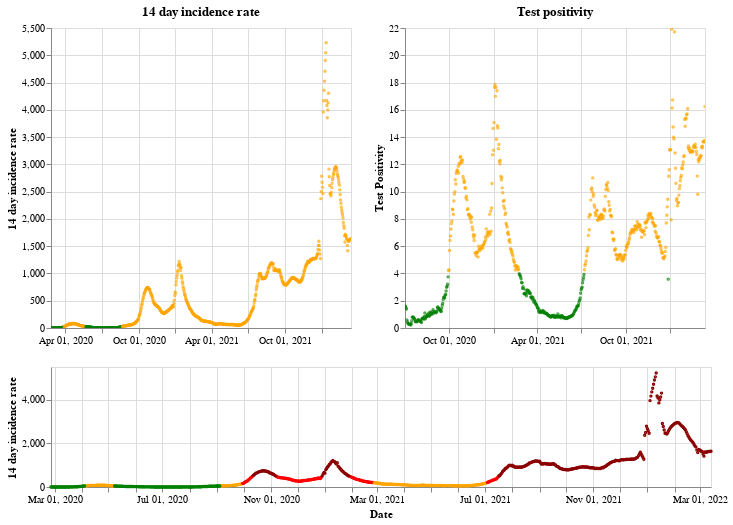

The code cell stored with this chart in its notebook:
### Markdown cell above
## Northern Ireland

### Code cell
plot_traffic_light('Northern Ireland')

### Figure 1 — Vega-Lite specification as saved in the notebook (floating-point values rounded to 4 significant figures; data arrays with more than 128 entries replaced by an {"elided": "..."} marker saying what was removed)
{"config": {"view": {"continuousWidth": 400, "continuousHeight": 300}}, "vconcat": [{"hconcat": [{"mark": {"type": "point", "size": 2}, "encoding": {"color": {"condition": {"value": "green", "test": "(datum.twoWeeklyCasesRate <= 25)"}, "value": "orange"}, "tooltip": [{"type": "nominal", "field": "areaName"}, {"type": "temporal", "field": "date"}, {"type": "quantitative", "field": "twoWeeklyCasesRate"}, {"type": "quantitative", "field": "testPositivity"}], "x": {"type": "temporal", "axis": {"title": ""}, "field": "date", "scale": {"domain": {"selection": "DateBrush"}}, "timeUnit": "yearmonthdate"}, "y": {"type": "quantitative", "axis": {"title": "14 day incidence rate"}, "field": "twoWeeklyCasesRate"}}, "title": "14 day incidence rate", "width": 300}, {"mark": {"type": "point", "size": 2}, "encoding": {"color": {"condition": {"value": "green", "test": "(datum.testPositivity <= 4)"}, "value": "orange"}, "tooltip": [{"type": "nominal", "field": "areaName"}, {"type": "temporal", "field": "date"}, {"type": "quantitative", "field": "twoWeeklyCasesRate"}, {"type": "quantitative", "field": "testPositivity"}], "x": {"type": "temporal", "axis": {"title": ""}, "field": "date", "scale": {"domain": {"selection": "DateBrush"}}, "timeUnit": "yearmonthdate"}, "y": {"type": "quantitative", "axis": {"title": "Test Positivity"}, "field": "testPositivity"}}, "title": "Test positivity", "width": 300}]}, {"layer": [{"mark": {"type": "point", "size": 2}, "encoding": {"color": {"condition": {"value": "orange", "test": "(((datum.testPositivity < 4) && (datum.twoWeeklyCasesRate >= 50)) && (datum.twoWeeklyCasesRate < 200))"}, "value": "red"}, "opacity": {"condition": {"value": 1, "test": "((datum.twoWeeklyCasesRate >= 50) && (datum.twoWeeklyCasesRate < 500))"}, "value": 0}, "tooltip": [{"type": "nominal", "field": "areaName"}, {"type": "temporal", "field": "date"}, {"type": "quantitative", "field": "twoWeeklyCasesRate"}, {"type": "quantitative", "field": "testPositivity"}], "x": {"type": "temporal", "axis": {"title": "Date"}, "field": "date", "timeUnit": "yearmonthdate"}, "y": {"type": "quantitative", "axis": {"title": "14 day incidence rate"}, "field": "twoWeeklyCasesRate"}}, "selection": {"DateBrush": {"type": "interval", "encodings": ["x"], "fields": ["Time"]}}}, {"mark": {"type": "point", "size": 2}, "encoding": {"color": {"value": "darkred"}, "opacity": {"condition": {"value": 1, "test": "(datum.twoWeeklyCasesRate >= 500)"}, "value": 0}, "tooltip": [{"type": "nominal", "field": "areaName"}, {"type": "temporal", "field": "date"}, {"type": "quantitative", "field": "twoWeeklyCasesRate"}, {"type": "quantitative", "field": "testPositivity"}], "x": {"type": "temporal", "axis": {"title": "Date"}, "field": "date", "timeUnit": "yearmonthdate"}, "y": {"type": "quantitative", "axis": {"title": "14 day incidence rate"}, "field": "twoWeeklyCasesRate"}}}, {"mark": {"type": "point", "size": 2}, "encoding": {"color": {"condition": {"value": "green", "test": "((datum.testPositivity < 4) && (datum.twoWeeklyCasesRate < 50))"}, "value": "orange"}, "opacity": {"condition": {"value": 1, "test": "(datum.twoWeeklyCasesRate < 50)"}, "value": 0}, "tooltip": [{"type": "nominal", "field": "areaName"}, {"type": "temporal", "field": "date"}, {"type": "quantitative", "field": "twoWeeklyCasesRate"}, {"type": "quantitative", "field": "testPositivity"}], "x": {"type": "temporal", "axis": {"title": "Date"}, "field": "date", "timeUnit": "yearmonthdate"}, "y": {"type": "quantitative", "axis": {"title": "14 day incidence rate"}, "field": "twoWeeklyCasesRate"}}}], "height": 120, "width": 660}], "data": {"name": "data-eb959982de09fdc5135d0c3a29de1b21"}, "$schema": "https://vega.github.io/schema/vega-lite/v4.8.1.json", "datasets": {"data-eb959982de09fdc5135d0c3a29de1b21": {"elided": "748 records"}}}
